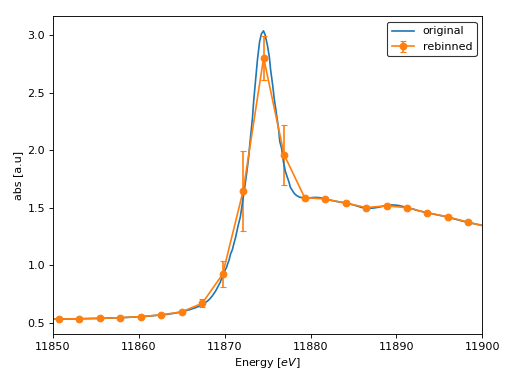

Recreate this plot in Python.
from araucaria import Group
from araucaria.testdata import get_testpath
from araucaria.io import read_xmu
from araucaria.stats import rebin
from araucaria.utils import check_objattrs
fpath = get_testpath('xmu_testfile.xmu')
# extracting mu and mu_ref scans
group_mu = read_xmu(fpath, scan='mu')
bins    = 600             # number of bins
regroup = group_mu.copy() # rebinning copy of group
rebin   = rebin(regroup, bins=bins, update=True)
attrs   = ['energy', 'mu', 'mu_ref', 'rebin_stats']
check_objattrs(regroup, Group, attrs)
# [True, True, True, True]

# plotting rebinned spectrum
from araucaria.plot import fig_xas_template
import matplotlib.pyplot as plt
figpars = {'e_range' : (11850, 11900)}   # energy range
fig, ax = fig_xas_template(panels='x', fig_pars=figpars)
stdev = regroup.rebin_stats['mu_std']    # std of rebinned mu
line  = ax.plot(group_mu.energy, group_mu.mu, label='original')
line  = ax.errorbar(regroup.energy, regroup.mu, yerr=stdev, marker='o',
                    capsize=3.0, label='rebinned')
leg   = ax.legend(edgecolor='k')
lab   = ax.set_ylabel('abs [a.u]')
plt.show(block=False)
